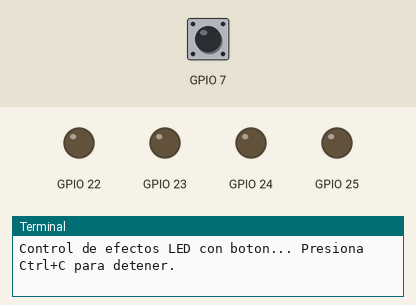
Recording of a program running on a simulated Raspberry Pi (BCM pin numbers). Parts: output pins drawn as LEDs (lit = HIGH), the last lines printed to the terminal. Dashed ring = blinking. Inputs (shaded band) come from the test bench; at power-on: GPIO 7 LOW.

Above: at 1.2 s.
1.3 s: GPIO 7 driven HIGH
At 1.46 s:
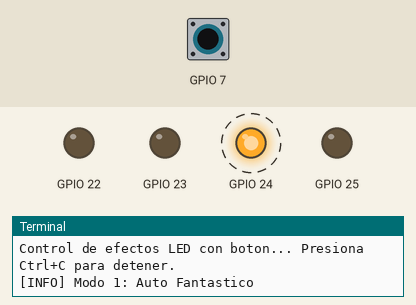
At 2.12 s:
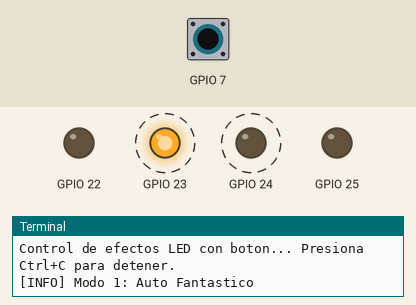
4.3 s: GPIO 7 pulsed LOW 5 times (0.12 s each, 0.3 s apart)
At 5.2 s:
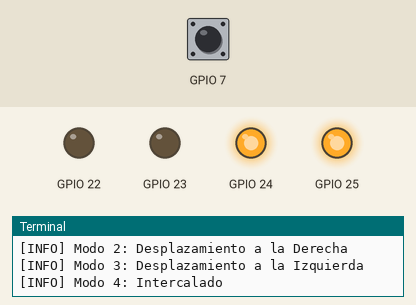
Timing chart, 0 to 13.3 s (numbered marks = the images above; inputs shaded):
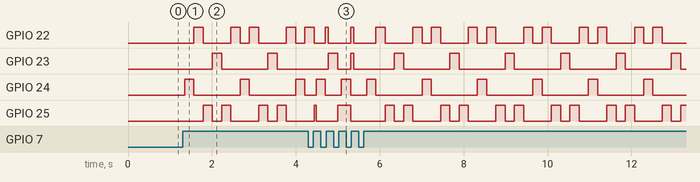

Measured:
- after the input at 1.3 s, GPIO 22: LOW → HIGH after 0.27 s, → LOW 0.22 s later, → HIGH 0.66 s later, → LOW 0.22 s later, … (9 changes in this stretch); GPIO 23: alternates HIGH for 0.22 s and LOW for 1.1 s, starting after 0.71 s

The program:

Lab003_GPIO_procesar_boton.py
```python
"""
Author: Pedro Sanchez (mrchunckuee_electronics)
Blog:   http://mrchunckuee.blogspot.com/
"""
import gpiod
from gpiod.line import Direction, Value
import time

# Configuracion del hardware
CHIP_LEDS = '/dev/gpiochip1'
PINES_LEDS = [24, 22, 25, 23]   # LEDs ordenados -> GPIO1_D0, GPIO1_C6, GPIO1_D1, GPIO1_C7

CHIP_BOTON = '/dev/gpiochip2'
PIN_BOTON = 7                   # Boton en GPIO2_A7 (Pulsado = Value.ACTIVE)

VELOCIDAD = 0.2                 # Tiempo de animacion (200 ms)

print("Control de efectos LED con boton... Presiona Ctrl+C para detener.")

config_leds = {
    pin: gpiod.LineSettings(direction=Direction.OUTPUT, output_value=Value.INACTIVE)
    for pin in PINES_LEDS
}

config_boton = {
    PIN_BOTON: gpiod.LineSettings(direction=Direction.INPUT)
}

def GPIO_ClearLEDs(lineas_leds):
    for pin in PINES_LEDS:
        lineas_leds.set_value(pin, Value.INACTIVE)

def GPIO_GetButtonStatus(linea_boton, tiempo_espera, ultimo_estado_btn):

    paso = 0.02  # Muestra cada 20 ms
    tiempo_transcurrido = 0.0
    boton_presionado = False

    while tiempo_transcurrido < tiempo_espera:
        estado_actual = linea_boton.get_value(PIN_BOTON)

        # Deteccion paso de INACTIVE a ACTIVE
        if estado_actual == Value.ACTIVE and ultimo_estado_btn[0] == Value.INACTIVE:
            time.sleep(0.05) # Debouncing
            boton_presionado = True
            ultimo_estado_btn[0] = Value.ACTIVE
            break

        ultimo_estado_btn[0] = estado_actual
        time.sleep(paso)
        tiempo_transcurrido += paso

    return boton_presionado

# Configuramos GPIOs
with gpiod.request_lines(CHIP_LEDS, config=config_leds) as lineas_leds, \
     gpiod.request_lines(CHIP_BOTON, config=config_boton) as lineas_boton:

    modo = 0  # 0: Apagado, 1: Auto Fantastico, 2: Der, 3: Izq, 4: Intercalado
    ultimo_estado_btn = [Value.INACTIVE] # Estado previo del boton

    try:
        while True:
            # ----------------------------------------------------
            # MODO 0: TODO APAGADO
            # ----------------------------------------------------
            if modo == 0:
                GPIO_ClearLEDs(lineas_leds)
                while modo == 0:
                    if GPIO_GetButtonStatus(lineas_boton, 0.1, ultimo_estado_btn):
                        modo = 1
                        print("[INFO] Modo 1: Auto Fantastico")

            # ----------------------------------------------------
            # MODO 1: AUTO FANTASTICO
            # ----------------------------------------------------
            elif modo == 1:
                # Izquierda a Derecha
                for i in range(len(PINES_LEDS)):
                    GPIO_ClearLEDs(lineas_leds)
                    lineas_leds.set_value(PINES_LEDS[i], Value.ACTIVE)
                    if GPIO_GetButtonStatus(lineas_boton, VELOCIDAD, ultimo_estado_btn):
                        modo = 2
                        print("[INFO] Modo 2: Desplazamiento a la Derecha")
                        break

                if modo != 1: continue

                # Derecha a Izquierda
                for i in range(len(PINES_LEDS) - 2, 0, -1):
                    GPIO_ClearLEDs(lineas_leds)
                    lineas_leds.set_value(PINES_LEDS[i], Value.ACTIVE)
                    if GPIO_GetButtonStatus(lineas_boton, VELOCIDAD, ultimo_estado_btn):
                        modo = 2
                        print("[INFO] Modo 2: Desplazamiento a la Derecha")
                        break

            # ----------------------------------------------------
            # MODO 2: DESPLAZAMIENTO UN SENTIDO (Derecha)
            # ----------------------------------------------------
            elif modo == 2:
                for i in range(len(PINES_LEDS)):
                    GPIO_ClearLEDs(lineas_leds)
                    lineas_leds.set_value(PINES_LEDS[i], Value.ACTIVE)
                    if GPIO_GetButtonStatus(lineas_boton, VELOCIDAD, ultimo_estado_btn):
                        modo = 3
                        print("[INFO] Modo 3: Desplazamiento a la Izquierda")
                        break

            # ----------------------------------------------------
            # MODO 3: DESPLAZAMIENTO SENTIDO CONTRARIO (Izquierda)
            # ----------------------------------------------------
            elif modo == 3:
                for i in range(len(PINES_LEDS) - 1, -1, -1):
                    GPIO_ClearLEDs(lineas_leds)
                    lineas_leds.set_value(PINES_LEDS[i], Value.ACTIVE)
                    if GPIO_GetButtonStatus(lineas_boton, VELOCIDAD, ultimo_estado_btn):
                        modo = 4
                        print("[INFO] Modo 4: Intercalado")
                        break

            # ----------------------------------------------------
            # MODO 4: INTERCALADO ON / OFF
            # ----------------------------------------------------
            elif modo == 4:
                # Estado A: ON, OFF, ON, OFF
                for idx, pin in enumerate(PINES_LEDS):
                    lineas_leds.set_value(pin, Value.ACTIVE if idx % 2 == 0 else Value.INACTIVE)

                if GPIO_GetButtonStatus(lineas_boton, VELOCIDAD, ultimo_estado_btn):
                    modo = 0
                    print("[INFO] Modo 0: LEDs Apagados")
                    continue

                # Estado B: OFF, ON, OFF, ON
                for idx, pin in enumerate(PINES_LEDS):
                    lineas_leds.set_value(pin, Value.INACTIVE if idx % 2 == 0 else Value.ACTIVE)

                if GPIO_GetButtonStatus(lineas_boton, VELOCIDAD, ultimo_estado_btn):
                    modo = 0
                    print("[INFO] Modo 0: LEDs Apagados")

    except KeyboardInterrupt:
        print("\n[INFO] Script detenido.")
    finally:
        GPIO_ClearLEDs(lineas_leds)
        print("[INFO] LEDs apagados y lineas liberadas correctamente.")
```
